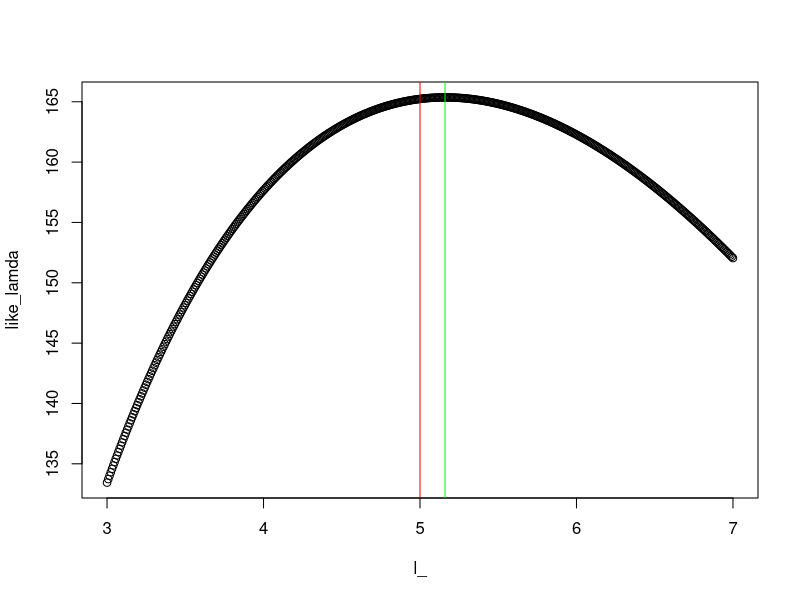
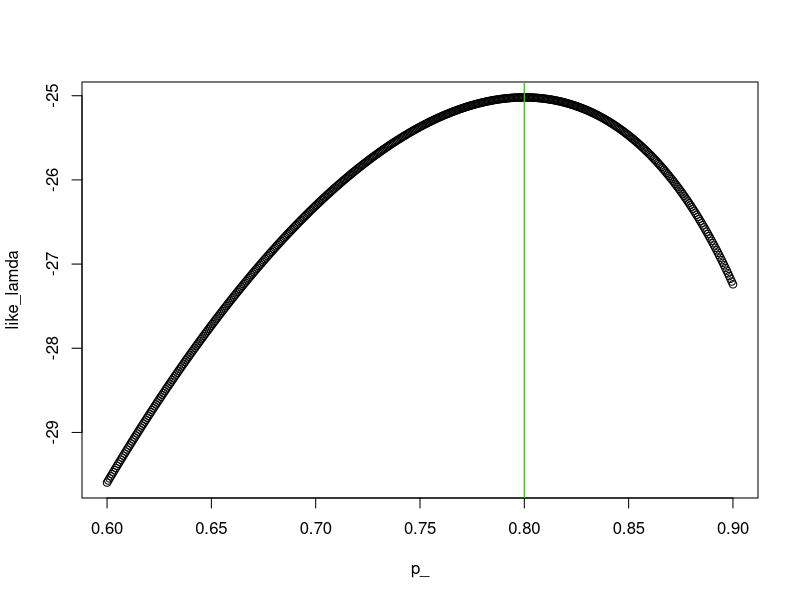
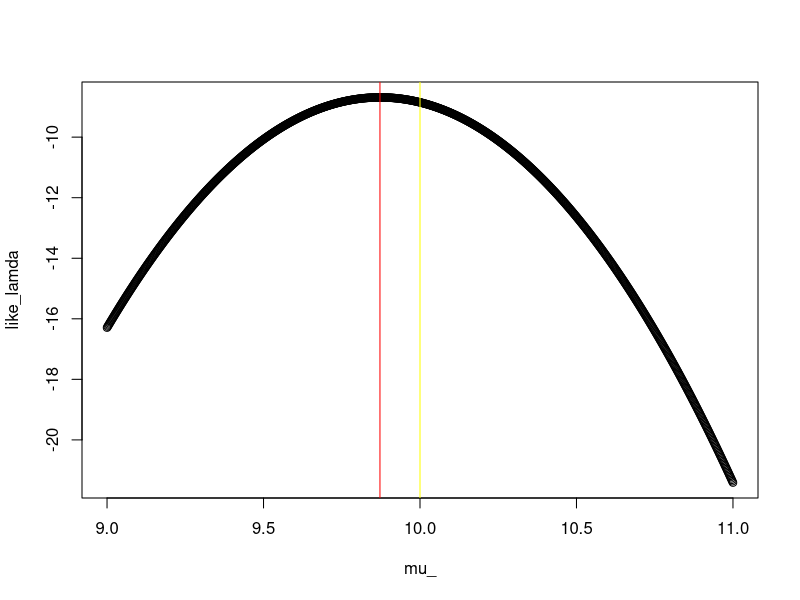

These figures' R source, in order:
##Que.1
n=50
lambda=5
x=rpois(n,lambda)
l_=seq(3,7,length.out=500)
like_lamda=-n*l_+sum(x)*log(l_)
par(mfrow=c(1,1))
plot(l_,like_lamda)
abline(v=mean(x),col='green')
abline(v=5,col='red')
max(like_lamda)
which.max(like_lamda)

## Que.2
n=50 
p=0.8
x=rbinom(n,1,p)
p_=seq(0.6,0.9,length.out=500)
like_lamda=sum(x)*log(p_)+(n-sum(x))*log(1-p_)
plot(p_,like_lamda)
abline(v=mean(x),col='red')
abline(v=0.8,col='green')

## Que.3
n=20
mu=10
sigma=1
x=rnorm(n,mu,sigma)
mu_=seq(9,11,length.out=1000)
like_lamda=-1/2*(sum(x^2)-2*mu_*sum(x)+n*mu_^2)
plot(mu_,like_lamda)
abline(v=mean(x),col='red')
abline(v=10,col='yellow')
